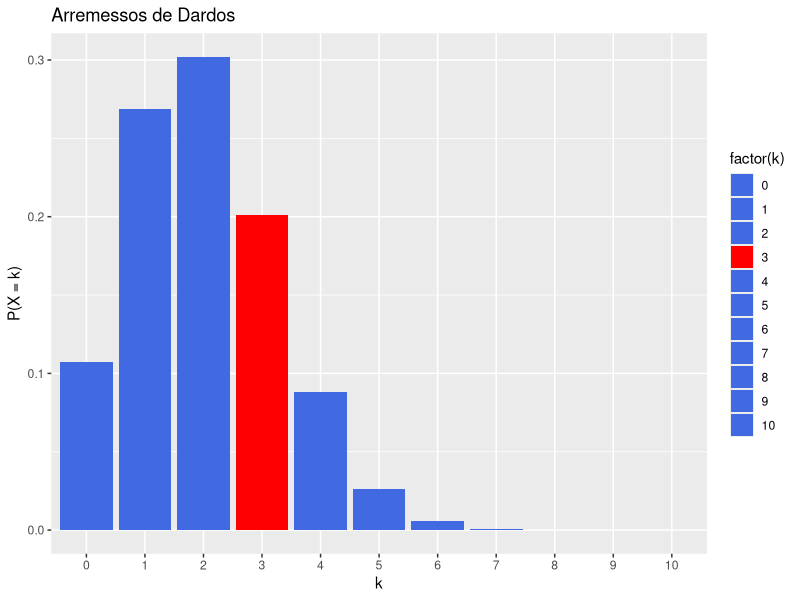
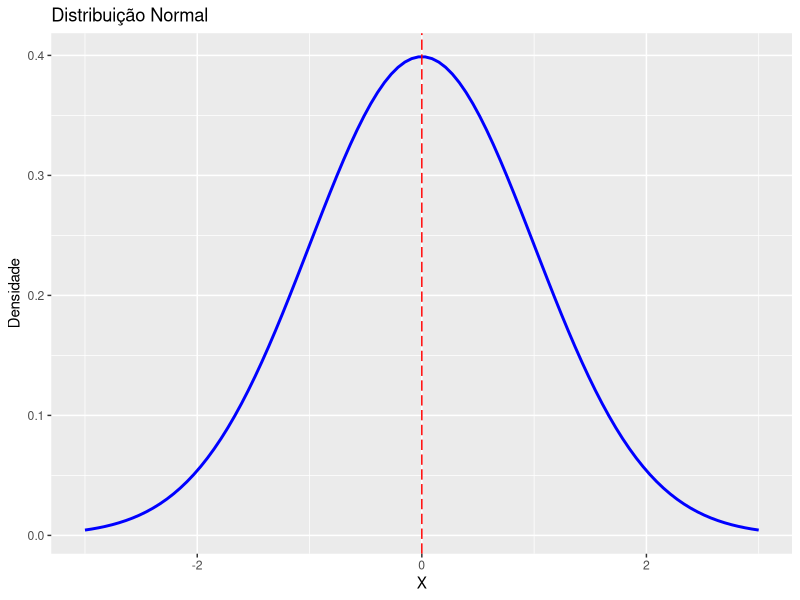
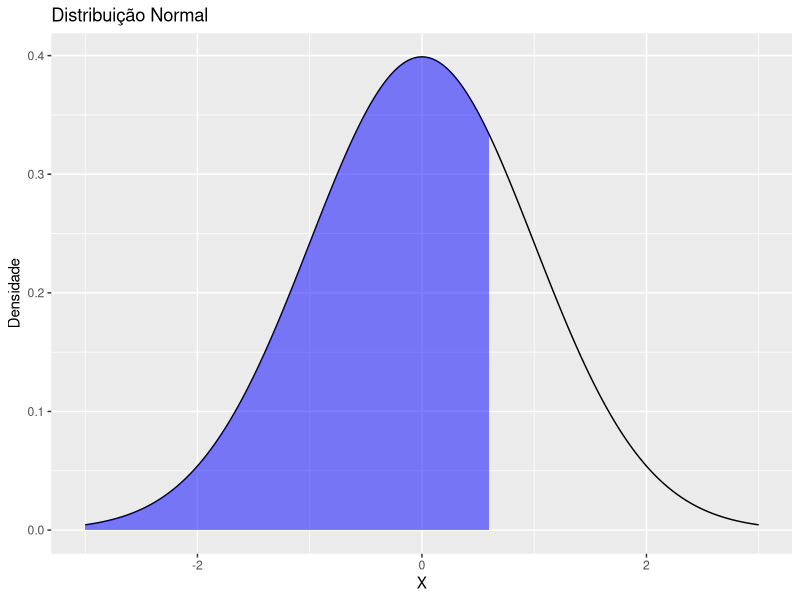
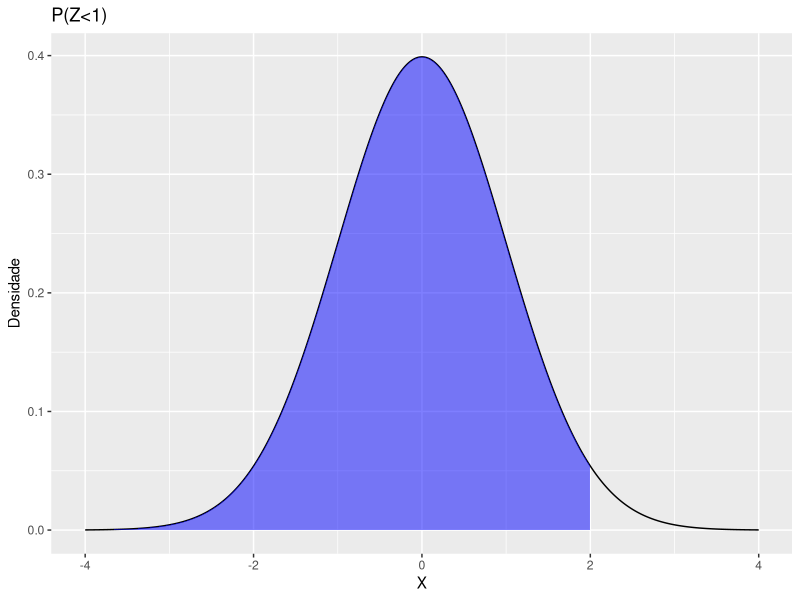
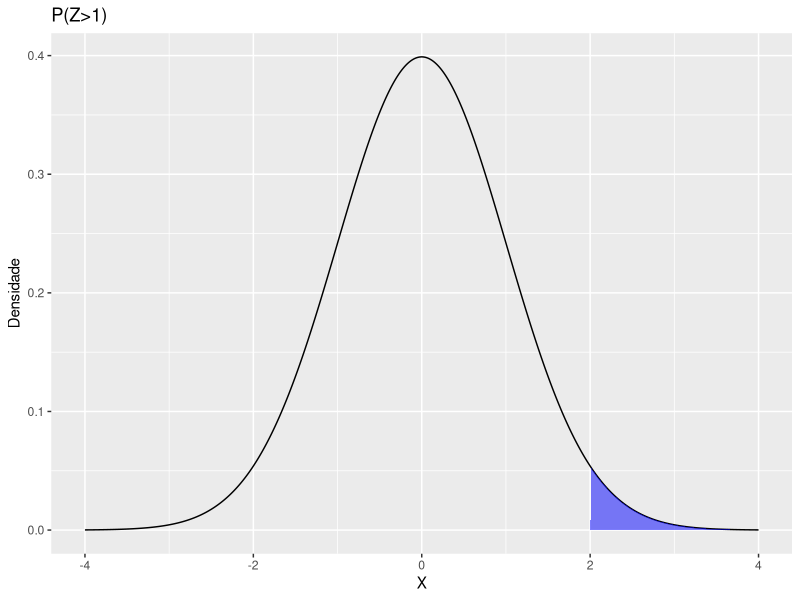
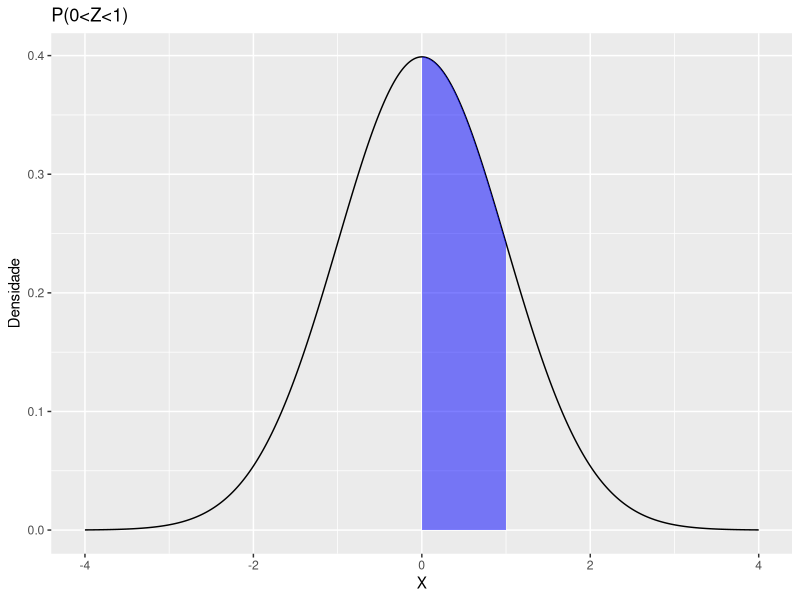
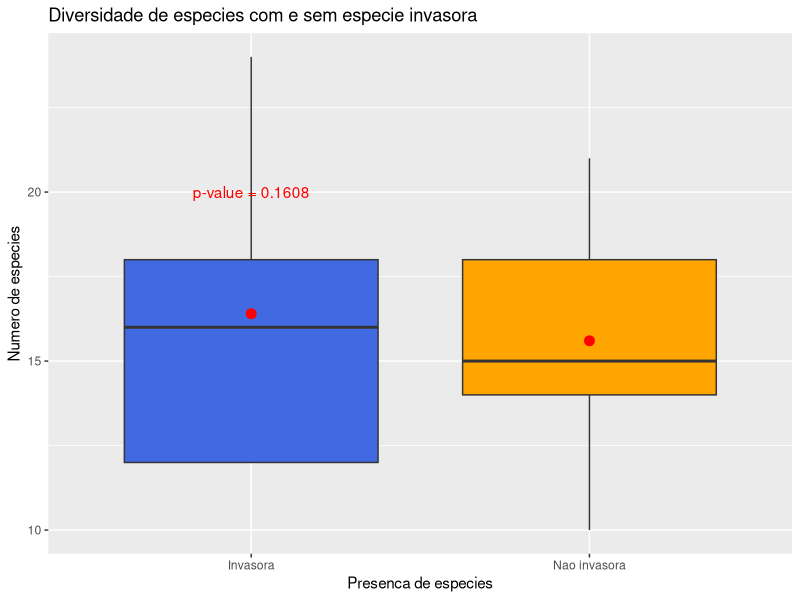

R code for these plots, in order:
## ---- chunk 1
library(dplyr)

#Probabilidade de ser resistente 
prob_resistente <- 0.75

#Tamanho da amostral
tamanho_amostra <- 2

# data frame com espaço amostral

amostra <- expand.grid(individuo1 = c("Resistente", "Não Resistente"),
                       individuo2 = c("Resistente", "Não resistente"))

#Calculando a probabilidade

resultado <- amostra %>%
  mutate(Probabilidade = ifelse(individuo1 == "Resistente", prob_resistente, 1 - prob_resistente) *
                         ifelse(individuo2 == "Resistente", prob_resistente, 1 - prob_resistente))

resultado
## ---- chunk 2
lambda <- 80 / 100

t <- 3

(mu <-lambda * t )
#Nenhum Canhoto
nenhum_canhoto <- dpois(0, mu)
nenhum_canhoto

#um canhoto

um_canhoto <- dpois(1, mu)
um_canhoto
#mais de um canhoto

mais_de_um <- 1 - (nenhum_canhoto + um_canhoto) 
mais_de_um

## ---- chunk 3
# Definindo os parâmetros

n <- 10
k <- 3
p <- 0.2

#Calculando a probabilidade com dbinom

probabilidade <- dbinom(k, n, p)
probabilidade
## ---- chunk 4
#Carregando a biblioteca ggplot2
library(ggplot2)

#Criando u mdata frame com os valores

df <- data.frame (k = 0:10, Probabilidade = dbinom(0:10, n, p))


#Criando o gráfico com ggplot2
ggplot(df, 
       aes(x = factor(k), 
           y = Probabilidade, 
               fill = factor(k))) +
  geom_bar(stat = "identity") +
  scale_fill_manual(values = c(rep("royalblue", 3), "red", 
                               rep("royalblue", 7))) +
  labs(
    x = "k",
    y = "P(X = k)",
    title = "Arremessos de Dardos"
  ) +
  theme_grey()

## ---- chunk 5
library(ggplot2)
x <- seq(-3, 3, length = 100)
y <- dnorm(x, mean=0, sd=1)

data <- data.frame(x, y)

ggplot(data, 
       aes(x, y)) +
  geom_line(color="blue", size=1) +
  labs(x="X", 
       y="Densidade", 
       title="Distribuição Normal") +
  geom_vline(xintercept=0, 
             color="red", 
             linetype="longdash") +
  theme_gray()

## ---- chunk 6
#Criando os parâmetros
media_d <- 0
sd_d <- 1
valor_d <- 0.6  

dnorm(valor_d, mean = media_d, sd = sd_d)

## ---- chunk 7
library(ggplot2)

#Definindo os eixos do gráfico

x <- seq(-3, 3, length = 1000) # Definindo os valores de  x para o gráfico
y <- dnorm(x, mean = media_d, sd = sd_d) # Criando uma variável para a função de densidade de

#Criando um data frame com os dados 
df <- data.frame(x, y) 

grafico <- ggplot(df, aes(x, y)) +
  geom_line() +
  geom_area(data = subset(df, x <= valor_d), 
            aes(x, y), fill = "blue", alpha = 0.5) +
  xlab("X") +
  ylab("Densidade") +
  ggtitle("Distribuição Normal") +
  theme_gray()
grafico

## ---- chunk 8

#Criando os parâmetros  
media_p <- 0
sd_p <- 1  
valor_p <- 2

#calculando a probabilidade na distribuição normal
pnorm(valor_p, mean = media_p, sd = sd_p)

## ---- chunk 9
#Carregando a biblioteca ggplot2
library(ggplot2)

#Definindo os eixos do gráfico  

x <- seq(-4, 4, length = 1000) # Valores x para o gráfico
y <- dnorm(x, mean = media_p, sd = sd_p) # Função densidade de probabilidade

df <- data.frame(x, y) # dataframe com os valores de x e y

#Criando o gráfico
grafico_p <- ggplot(df, aes(x, y)) +
  geom_line() +
  geom_area(data = subset(df, x <= valor_p), 
            aes(x, y), fill = "blue", alpha = 0.5) +
  xlab("X") +
  ylab("Densidade") +
  ggtitle("P(Z<1)") +
  theme_gray()

grafico_p

## ---- chunk 10

#Definindo os parâmetros
media_p2 <- 0
sd_p2 <- 1
valor_p2 <- 2


#Calculando a probabilidade
1-pnorm(valor_p2, mean = media_p2, sd = sd_p2)

## ---- chunk 11
#Definindo os eixos do gráfico  

x <- seq(-4, 4, length = 1000) # Valores de x para o gráfico

y <- dnorm(x, mean = media_p2, sd = sd_p2) # Função de densidade de probabilidade

df <- data.frame(x, y) # dataframe com os valores de x e y

#Criando o gráfico
grafico_p2 <- ggplot(df, aes(x, y)) +
  geom_line() +
  geom_area(data = subset(df, x >= valor_p2), 
            aes(x, y), fill = "blue", alpha = 0.5) +
  xlab("X") +
  ylab("Densidade") +
  ggtitle("P(Z>1)") +
  theme_gray()

grafico_p2

## ---- chunk 12
#Definindo parâmetros
media_p3 <- 0
valor_p3_1 <- 0
valor_p3_2 <- 1
sd_p3 <- 1

pnorm(valor_p3_1, mean = media_p3, sd = sd_p3) -pnorm(valor_p3_2, mean = media_p3, sd = sd_p3)

## ---- chunk 13
#carregando a biblioteca dplyr

library(dplyr)

# Calculando a probabilidade
probabilidade <- pnorm(valor_p3_2, mean = media_p3, sd = sd_p3) - pnorm(valor_p3_1, mean = media_p3, sd = sd_p3)

#Definindo os eixos do gráfico  


x <- seq(-4, 4, length = 1000) # Valores de x para o gráfico

y <- dnorm(x, mean = media_p3, sd = sd_p3) # Função de densidade de probabilidade

df <- data.frame(x, y) # dataframe com os valores de x e y

#Criando o gráfico

grafico_p3 <- ggplot(df, aes(x, y)) +
  geom_line() +
  geom_area(data = subset(df, x >= valor_p3_1 & x <= valor_p3_2), 
            aes(x, y), fill = "blue", alpha = 0.5) +
  xlab("X") +
  ylab("Densidade") +
  ggtitle("P(0<Z<1)") +
  theme_gray()

grafico_p3
## ---- chunk 14
#Definindo os parâmetros
media_q <- 0
valor_q <- 0.85
sd_q <- 1

#Calculando qnorm
qnorm(valor_q, mean = media_q, sd = sd_q)
## ---- chunk 15
#dados da diversidade com presença da espécie invasora
diversidade_invasora <- c(12, 15, 18, 21, 24)

#dados da diversidade sem a espécie invasora
diversidade <- c(10, 12, 14, 16, 18)

#Calculando o teste de hipóteses
t.test(diversidade_invasora, diversidade, 
       alternative = "two.sided", 
       conf.level = 0.95)  
## ---- chunk 16
library(ggplot2)

dados_df <- data.frame(
  tratamento = c("Invasora", "Nao invasora"),
  diversidade = c(diversidade_invasora, diversidade)
)

#plotando o gráfico
ggplot(dados_df, aes(x = tratamento, y = diversidade)) +
  geom_boxplot(fill = c("royalblue", "orange")) +
  stat_summary(fun.y = mean, geom = "point", size = 3, color = "red") +
  labs(title = "Diversidade de especies com e sem especie invasora",
       x = "Presenca de especies",
       y = "Numero de especies") +
  annotate("text", x = 1, y = 20, label = "p-value = 0.1608", color = "red") +
  theme_gray()

## ---- chunk 17
# definindo os parâmetros
tempo_sono <- c(5, 4, 6, 5)
media_sono <- 6.13

#Calculando o teste t

t.test(tempo_sono, 
       mu = media_sono, 
       alternative = "two.sided", 
       conf.level = 0.05)

